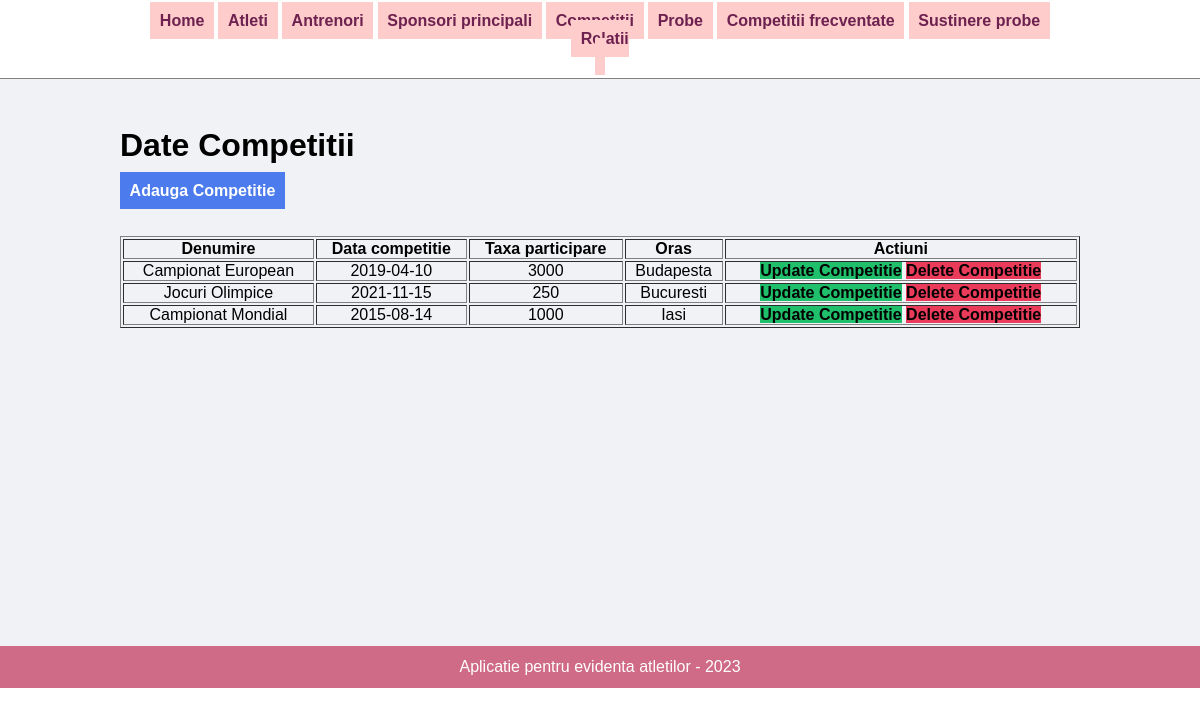
The page /competitii.php on the database its author committed.
### tables this page shows
CREATE TABLE `competitii` (
  `CompetitieID` int(20) NOT NULL,
  `Denumire` varchar(50) NOT NULL,
  `Data_competitie` date NOT NULL,
  `Taxa_participare` int(20) NOT NULL,
  `Oras` varchar(50) NOT NULL
);

### competitii.php (the view)
<?php include('partials/meniu.php'); ?>
<div class="main-content">
    <div class="wrapper">
       <h1>Date Competitii</h1>
       <br />
<a href="insert_competitii.php" class="btn-primary">Adauga Competitie</a>
<br /> <br /> <br />
<?php
$query = "SELECT * FROM competitii";
$result = mysqli_query($connection, $query);
$competitii = [];
while($row = $result->fetch_assoc()) {
    $competitii[] = $row;
}
?>
<table class="tbl-full", border = "1">
<tr>
<th>Denumire</th>
<th>Data competitie</th>
<th>Taxa participare</th>
<th>Oras</th>
<th>Actiuni</th>
</tr>
<?php foreach ($competitii as $competitie):?>
<tr data-id="<?php echo $competitie['CompetitieID']; ?>">
    <td><?php echo $competitie['Denumire']; ?></td>
    <td><?php echo $competitie['Data_competitie']; ?></td>
    <td><?php echo $competitie['Taxa_participare']; ?></td>
    <td><?php echo $competitie['Oras']; ?></td>
    <td>
    <a href="<?php echo 'http://localhost/sport/'; ?>admin/update_competitii.php?id=<?php echo $competitie['CompetitieID']; ?>" class="btn-secondary">Update Competitie</a>
    <a href="<?php echo 'http://localhost/sport/'; ?>admin/delete_competitii.php?id=<?php echo $competitie['CompetitieID']; ?>" class="btn-danger">Delete Competitie</a>
    </td>
</tr>
<?php endforeach; ?>
</table>
<br /> <br /> <br />
<br /> <br /> <br />
<br /> <br /> <br />
<br /> <br /> <br />
<br /> <br /> <br />
</div>
</div>
<?php include('partials/footer.php'); ?>

### admin.css (style rules this page uses)
* { margin: 0; padding: 0; font-family:Verdana, Geneva, Tahoma, sans-serif; }
.wrapper { padding: 1%; width: 80%; margin: 0 auto; }
.tbl-full { width: 100%; text-align: center; }
.btn-primary { background-color: #4b7bec; padding: 1%; color: white; text-decoration: none; font-weight: bold; }
.btn-secondary { background-color: #20bf6b; color: black; text-decoration: none; font-weight: bold; }
.btn-danger { background-color: #eb3b5a; color: black; text-decoration: none; font-weight: bold; }
.main-content { background-color: #f1f2f6; padding: 3% 0; }

### rows shown on the page
competitii: Denumire "Campionat European", Data_competitie "2019-04-10", Taxa_participare "3000", Oras "Budapesta"
competitii: Denumire "Jocuri Olimpice", Data_competitie "2021-11-15", Taxa_participare "250", Oras "Bucuresti"
competitii: Denumire "Campionat Mondial", Data_competitie "2015-08-14", Taxa_participare "1000", Oras "Iasi"
